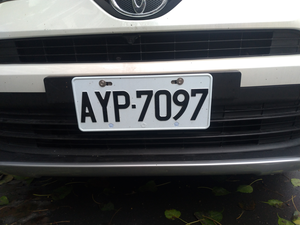
#> input picture 20_Implementation/04_Car_License_Plate/carPlate/resize003.bmp, 300 x 225 px, found by its file name
$ jupyter execute '02_Haar Object Detection - License plate .ipynb'
#> lines starting #> are read from the running program, lines starting #| are printed output that depends on the picture; after the words box and inside, x2 and y2 are one past the last pixel; in counts of white or black regions, pixels touching at a corner belong together
# 車牌辨識系統：
## 二、建立車牌號碼Harr特徵分類器模型

## 01. 安裝與調整套件
1. OpenCV Haar 特徵分類器模型訓練 https://github.com/sauhaardac/haar-training
2. OpenCV 官網 https://opencv.org/releases/ 中，下載```opencv-3.4.9-vc14_vc.exe```
3. 安裝```opencv-3.4.9-vc14_vc.exe```，並打開其資料夾，作以下處理：

    A. 將```opencv\build\x64\vc15\bin``` 中的三個檔案，複製到```haar-training\tarining```：
        a. opencv_createsamples.exe
        b. opencv_traincascade.exe
        c. opencv_world349.dll
    B. 刪除```haar-training/tarining```中的兩個檔案：
        a. createsamples.exe
        b. traincascade.exe
3. 加入正/負樣本的影像，刪除```Haar-Training-master\training\negative```與```Haar-Training-master\training\positive\rawdata```原檔案

[cell 1]
import cv2
print(cv2.__version__)

## 02. 開始使用Haar訓練模型

## 03. 使用Haar特徵分類器偵測車牌

[cell 2]
import cv2
import matplotlib.pyplot as plt
img_path = 'carPlate/resize003.bmp'

img = cv2.imread(img_path)
#> img is the input picture: shape (225, 300, 3); mean B, G, R 84.9, 83.7, 81.9
detector = cv2.CascadeClassifier("License_Plate_Haar_cascade.xml")
signs = detector.detectMultiScale(img, minSize = (76, 20), scaleFactor = 1.1, minNeighbors=8)
#> signs = [[64, 83, 159, 42]]

if len(signs) > 0:
    for (sx, sy, sw, sh) in signs:
        cv2.rectangle(img, (sx, sy), (sx+sw, sy+sh), (0, 0, 255), 2)
        print(signs)
#> this loop made 1 pass
#| [[ 64  83 159  42]]
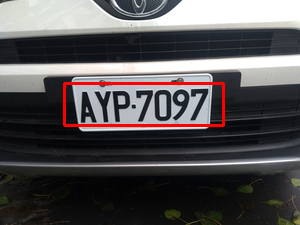
#> img: shape (225, 300, 3); 1.78% of pixels changed, all inside (x1, y1, x2, y2) = (63, 82, 225, 127)
else:
    print('沒有辨識到車牌!')

'''
===============
OpenCV 讀取影像
===============
cv2.imshow('Frame', img)
cv2.waitKey(0)
cv2.destroyAllWindows()
'''

plt.imshow(cv2.cvtColor(img, cv2.COLOR_BGR2RGB))
plt.show()

## 04. 車牌號碼擷取

[cell 3]
img = cv2.imread(img_path)
crop_img = img[sy:sy+sh, sx:sx+sw]
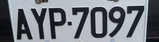
#> crop_img: shape (42, 159, 3); mean B, G, R 130.9, 124.5, 119.2

gray_img = cv2.cvtColor(crop_img, cv2.COLOR_BGR2GRAY)
_, binary_img = cv2.threshold(gray_img, 127, 255, cv2.THRESH_BINARY_INV)
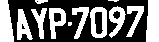
#> binary_img: shape (42, 159); 43.2% white; 12 white regions (2 under 20 px)
print('影像維度：',binary_img.shape)
#| 影像維度： (42, 159)

plt.imshow(binary_img, cmap='gray')
plt.show()

[cell 4]
img = cv2.imread(img_path)
crop_img = img[sy:sy+sh, sx:sx+sw]

contours, hierarchy = cv2.findContours(binary_img, cv2.RETR_EXTERNAL, cv2.CHAIN_APPROX_SIMPLE)
#> contours = 12 contours, 2 with area under 20; largest, box (x1, y1, x2, y2) and area: (146, 0, 159, 42) 447, (90, 7, 107, 38) 433, (0, 0, 14, 42) 417, (49, 8, 66, 39) 302, (109, 6, 126, 38) 272
for i in range(len(contours)):
    (x, y, w, h) = cv2.boundingRect(contours[i])
    print((x, y, w, h))
    cv2.rectangle(crop_img, (x, y), (x+w, y+h), (0, 0, 255), 1)
#> this loop made 12 passes
#> (x, y, w, h) on passes 1 to 12: (68, 22, 4, 4), (17, 9, 16, 31), (49, 8, 17, 31), (31, 8, 16, 31), (90, 7, 17, 31), (72, 7, 17, 32), (126, 6, 18, 31), (109, 6, 17, 32), (146, 0, 13, 42), (108, 0, 11, 2), (35, 0, 13, 4), (0, 0, 14, 42)
#| (68, 22, 4, 4)
#| (17, 9, 16, 31)
#| (49, 8, 17, 31)
#| (31, 8, 16, 31)
#| (90, 7, 17, 31)
#| (72, 7, 17, 32)
#| (126, 6, 18, 31)
#| (109, 6, 17, 32)
#> (further printed lines are left out)
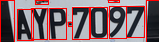
#> crop_img: shape (42, 159, 3); 12.91% of pixels changed, all inside (x1, y1, x2, y2) = (0, 0, 159, 42)

plt.imshow(crop_img)
plt.show()

[cell 5]
img = cv2.imread(img_path)
crop_img = img[sy:sy+sh, sx:sx+sw]

contours, hierarchy = cv2.findContours(binary_img, cv2.RETR_EXTERNAL, cv2.CHAIN_APPROX_SIMPLE)
for i in range(len(contours)):
    (x, y, w, h) = cv2.boundingRect(contours[i])
    if sw*(3/20)>w>sw*(0.5/20) and sh*(19.5/20)>h>sh*(12/20):
        print((x, y, w, h))
        cv2.rectangle(crop_img, (x, y), (x+w, y+h), (0, 0, 255), 1)
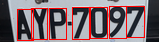
#> crop_img: shape (42, 159, 3); 9.58% of pixels changed, all inside (x1, y1, x2, y2) = (17, 6, 145, 41)

plt.imshow(crop_img)
plt.show()
